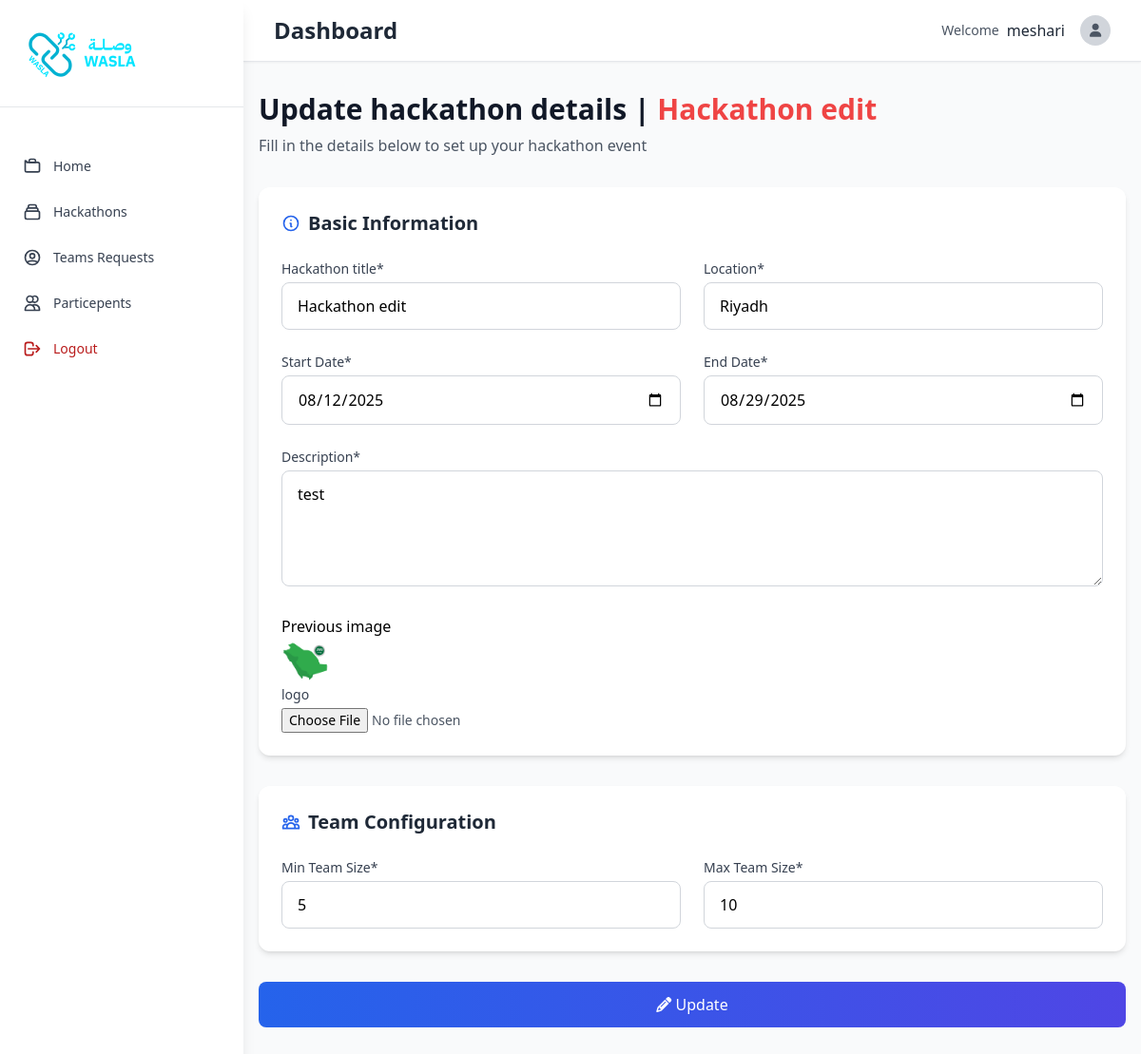
The page /dashboard/hackathons/edit/1 (signed in) on the database its author committed.
### dashboard/models.py (models this page shows, shortened)
class Hackathon(models.Model):
    title = models.CharField(max_length=100)
    location = models.CharField(max_length=100)
    description = models.TextField()
    logo = models.ImageField(upload_to="hackathons_logos/",default='hackathons_logos/default.svg')
    start_date = models.DateField()
    end_date = models.DateField()
    max_team_size = models.IntegerField()
    min_team_size = models.IntegerField()
    status = models.CharField(choices=HackathonStatusChoices.choices,max_length=50)
    created_at = models.DateTimeField(auto_now_add=True)
    organization = models.ForeignKey(User, on_delete=models.CASCADE, related_name="hackathon_organization")
    current_stage = models.ForeignKey('HackathonStage', on_delete=models.SET_NULL, null=True, blank=True, related_name="current_stage")

### dashboard/views.py (the view)
# urls.py: path('hackathons/edit/<int:hackathon_id>', views.dashboard_edit_hackathon_view, name="dashboard_edit_hackathon_view"),
def dashboard_edit_hackathon_view(request:HttpRequest, hackathon_id:int):
    if not request.user.is_authenticated or not request.user.user_profile.account_type == 'organization':
        return redirect("accounting:accounting_signin")
    try:
        hackathon = models.Hackathon.objects.get(pk=hackathon_id)
        if not hackathon.organization == request.user:
            messages.error(request, f"Sorry ! you cannot access this page","bg-red-600")
            redirect_url = request.META.get("HTTP_REFERER")
            return redirect(f'{redirect_url}')
        if request.POST:
            form = forms.CreateHackathon(request.POST, request.FILES)
            if form.is_valid():
                data =request.POST
                hackathon.title=data['title']
                hackathon.description=data['description']
                hackathon.location=data['location']
                hackathon.start_date=data['startDate']
                hackathon.min_team_size=data['minTeamSize']
                hackathon.max_team_size=data['maxTeamSize']
                hackathon.end_date=data['endDate']
                if request.FILES.get('logo'):
                    image_path = os.path.join(settings.MEDIA_ROOT, hackathon.logo.name)
                    if os.path.isfile(image_path):
                        os.remove(image_path)
                    hackathon.logo = request.FILES['logo']
                hackathon.save()
                messages.success(request,"Hackathon updated sucessfully !", 'bg-green-600')
                return redirect("dashboard:dashboard_edit_hackathon_view", hackathon_id=hackathon_id)
        else:
            form = forms.CreateHackathon()
        return render(request, 'edit_hackathon.html', {
        'hackathon': hackathon,
        "form":form
    })
    except models.Hackathon.DoesNotExist:
        messages.error(request, "Hackathon not found", "bg-red-600")
        return redirect(request.META.get("HTTP_REFERER", "dashboard:dashboard_hackathons_view"))

### dashboard/forms.py
class CreateHackathon(forms.Form):
    title =forms.CharField(max_length=100)
    location =forms.CharField(max_length=100)
    startDate =forms.DateField()
    endDate =forms.DateField()
    description =forms.CharField(max_length=500)
    minTeamSize = forms.IntegerField()
    maxTeamSize = forms.IntegerField()
    logo = forms.ImageField(required=False)

### dashboard/templates/edit_hackathon.html (shortened to what this page needs)
{% extends 'base.html' %}
{% load static %}
{% block content %}
            <div class="min-h-screen py-8">
              <div class=" mx-auto px-4">
                  <div class="mb-8 text-center md:text-left">
                      <h1 class="text-2xl md:text-3xl font-bold text-gray-900">Update hackathon details | <span class="text-red-500">{{hackathon.title}}</span></h1>
                      <p class="text-gray-600 mt-2">Fill in the details below to set up your hackathon event</p>
                  </div>
                  <form class="space-y-8" action="{% url 'dashboard:dashboard_edit_hackathon_view' hackathon.id %}" method="post" enctype="multipart/form-data">
                      <div class="bg-white p-6 rounded-xl shadow-md">
                          <h2 class="text-xl font-semibold mb-6 text-gray-800 flex items-center">
                              <svg xmlns="http://www.w3.org/2000/svg" class="h-5 w-5 mr-2 text-blue-600" fill="none" viewBox="0 0 24 24" stroke="currentColor">
                                  <path stroke-linecap="round" stroke-linejoin="round" stroke-width="2" d="M13 16h-1v-4h-1m1-4h.01M21 12a9 9 0 11-18 0 9 9 0 0118 0z" />
                              </svg>
                              Basic Information
                          </h2>
                          <div class="grid grid-cols-1 md:grid-cols-2 gap-6">
                              <div>
                                  <label for="title" class="block text-sm font-medium text-gray-700 mb-1">Hackathon title*</label>
                                  <input type="text" id="title" name="title" required class="w-full px-4 py-3 rounded-lg border border-gray-300 focus:ring-2 focus:ring-blue-500 focus:border-transparent transition duration-200" placeholder="Hackathon 2025" value="{{hackathon.title}}">
                              </div>
                              <div>
                                  <label for="location" class="block text-sm font-medium text-gray-700 mb-1">Location*</label>
                                  <input type="text" id="location" name="location" required class="w-full px-4 py-3 rounded-lg border border-gray-300 focus:ring-2 focus:ring-blue-500 focus:border-transparent transition duration-200" placeholder="Riyadh" value="{{hackathon.location}}">
                              </div>
                              <div>
                                  <label for="startDate" class="block text-sm font-medium text-gray-700 mb-1">Start Date*</label>
                                  <input type="date" id="startDate" name="startDate" required class="w-full px-4 py-3 rounded-lg border border-gray-300 focus:ring-2 focus:ring-blue-500 focus:border-transparent transition duration-200" value="{{hackathon.start_date|date:'Y-m-d'}}">
                              </div>
                              <div>
                                  <label for="endDate" class="block text-sm font-medium text-gray-700 mb-1">End Date*</label>
                                  <input type="date" id="endDate" name="endDate" required class="w-full px-4 py-3 rounded-lg border border-gray-300 focus:ring-2 focus:ring-blue-500 focus:border-transparent transition duration-200" value="{{hackathon.end_date|date:'Y-m-d'}}">
                              </div>
                              <div class="md:col-span-2">
                                  <label for="description" class="block text-sm font-medium text-gray-700 mb-1">Description*</label>
                                  <textarea id="description" name="description" rows="4" required class="w-full px-4 py-3 rounded-lg border border-gray-300 focus:ring-2 focus:ring-blue-500 focus:border-transparent transition duration-200" placeholder="Provide a detailed description of the hackathon...">{{hackathon.description}}</textarea>
                              </div>
                              <div>
                                <h3>Previous image</h3>
                                <img src="{{hackathon.logo.url}}" width="50">
                                <label for="logo" class="block text-sm font-medium text-gray-700 mb-1">logo</label>
                                <input type="file" id="logo" name="logo" accept="image/*" class="w-full text-sm text-gray-600" />
                              </div>
                          </div>
                      </div>
                      <div class="bg-white p-6 rounded-xl shadow-md">
                          <h2 class="text-xl font-semibold mb-6 text-gray-800 flex items-center">
                              Team Configuration
                          </h2>
                          <div class="grid grid-cols-1 md:grid-cols-2 gap-6">
                              <div>
                                  <label for="minTeamSize" class="block text-sm font-medium text-gray-700 mb-1">Min Team Size*</label>
                                  <input type="number" id="minTeamSize" name="minTeamSize" min="1" required class="w-full px-4 py-3 rounded-lg border border-gray-300 focus:ring-2 focus:ring-blue-500 focus:border-transparent transition duration-200" placeholder="1" value="{{hackathon.min_team_size}}">
                              </div>
                              <div>
                                  <label for="maxTeamSize" class="block text-sm font-medium text-gray-700 mb-1">Max Team Size*</label>
                                  <input type="number" id="maxTeamSize" name="maxTeamSize" min="1" required class="w-full px-4 py-3 rounded-lg border border-gray-300 focus:ring-2 focus:ring-blue-500 focus:border-transparent transition duration-200" placeholder="5" value="{{hackathon.max_team_size}}">
                              </div>
                          </div>
                      </div>
                        <button type="submit" class=" px-5 py-3 bg-gradient-to-r from-blue-600 to-indigo-600 hover:from-blue-700 hover:to-indigo-700 text-white rounded-lg transition-colors flex items-center justify-center w-full">
                            <span class="mx-auto"><i class="fa fa-pencil"></i> Update</span>
                        </button>
                        </div>
              </div>
{% endblock %}

### dashboard/templates/base.html (shortened to what this page needs)
{% load static %}
<!DOCTYPE html>
<html lang="en">
<head>
    <script src="https://cdn.tailwindcss.com"></script>
    <link rel="stylesheet" href="https://cdnjs.cloudflare.com/ajax/libs/font-awesome/6.4.0/css/all.min.css">
</head>
<body class="bg-gray-50 font-sans">
    <div class="flex h-screen relative">
        <div id="sidebar" class="fixed md:static w-64 bg-white shadow-lg h-full z-30 sidebar-transition sidebar-closed md:sidebar-open">
            <div class="flex items-center justify-between p-6 border-b">
                <div class="flex items-center space-x-2">
                    <img src="{% static 'logo.png' %}" alt="Logo" class="h-16 w-auto">
                </div>
            </div>
            <nav class="px-3 py-10">
              <a href="{% url 'dashboard:dashboard_home_view' %}" class="sidebar-item {% if request.path == '/dashboard/' %} bg-blue-100/40 text-blue-600 {% else %} text-gray-700 {% endif %} flex items-center px-3 py-3 mb-1 text-sm font-medium rounded-lg transition-colors">
                  Home
              </a>
              <a href="{% url 'dashboard:dashboard_hackathons_view' %}" class="sidebar-item flex items-center px-3 py-3 mb-1 text-sm font-medium {% if request.path == '/dashboard/hackathons/' %} bg-blue-100/40 text-blue-600 {% else %} text-gray-700 {% endif %} rounded-lg transition-colors">
                  <svg class="w-5 h-5 mr-3" fill="none" stroke="currentColor" viewBox="0 0 24 24">
                      <path stroke-linecap="round" stroke-linejoin="round" stroke-width="2" d="M19 11H5m14 0a2 2 0 012 2v6a2 2 0 01-2 2H5a2 2 0 01-2-2v-6a2 2 0 012-2m14 0V9a2 2 0 00-2-2M5 11V9a2 2 0 012-2m0 0V5a2 2 0 012-2h6a2 2 0 012 2v2M7 7h10"/>
                  </svg>
                  Hackathons
              </a>
              <a href="{% url 'dashboard:dashboard_teams_requests_view' %}" class="sidebar-item flex items-center px-3 py-3 mb-1 text-sm font-medium {% if request.path == '/dashboard/teams_requests/' %} bg-blue-100/40 text-blue-600 {% else %} text-gray-700 {% endif %} rounded-lg transition-colors">
                <svg class="w-5 h-5 mr-3" fill="none" stroke="currentColor" viewBox="0 0 24 24">
                  <path stroke-linecap="round" stroke-linejoin="round" stroke-width="2" d="M5.121 17.804A13.937 13.937 0 0112 16c2.5 0 4.847.655 6.879 1.804M15 10a3 3 0 11-6 0 3 3 0 016 0zm6 2a9 9 0 11-18 0 9 9 0 0118 0z"/>
                </svg>
                  Teams Requests
              </a>
              <a href="{% url 'dashboard:dashboard_particepents_view' %}" class="sidebar-item flex items-center px-3 py-3 mb-1 text-sm font-medium {% if request.path == '/dashboard/particepents/' %} bg-blue-100/40 text-blue-600 {% else %} text-gray-700 {% endif %} rounded-lg transition-colors">
                <svg class="w-5 h-5 mr-3" fill="none" stroke="currentColor" viewBox="0 0 24 24">
                    <path stroke-linecap="round" stroke-linejoin="round" stroke-width="2" d="M12 4.354a4 4 0 110 5.292M15 21H3v-1a6 6 0 0112 0v1zm0 0h6v-1a6 6 0 00-9-5.197M13 7a4 4 0 11-8 0 4 4 0 018 0z"/>
                </svg>
                  Particepents
              </a>
              <a href="{% url 'accounting:accounting_logout' %}" class="sidebar-item flex items-center px-3 py-3 mb-1 text-sm font-medium text-red-700 rounded-lg transition-colors">
                <svg class="w-5 h-5 mr-3" fill="none" stroke="currentColor" viewBox="0 0 24 24">
                    <path stroke-linecap="round" stroke-linejoin="round" stroke-width="2" d="M17 16l4-4m0 0l-4-4m4 4H7m6 4v1a3 3 0 01-3 3H6a3 3 0 01-3-3V7a3 3 0 013-3h4a3 3 0 013 3v1" />
                </svg>
                Logout
            </a>
          </nav>
        </div>
        <div class="flex-1 overflow-auto">
            <div class="bg-white shadow-sm border-b px-4 md:px-8 py-4 flex justify-between items-center">
                <h1 class="text-xl md:text-2xl font-bold text-gray-800 md:ml-0">Dashboard</h1>
                <div class="flex items-center space-x-3 md:space-x-4">
                    <div class="flex items-center space-x-2">
                        <span class="text-gray-600 text-sm hidden sm:inline">Welcome</span>
                        <span class="font-medium text-gray-800">{{request.user.first_name}}</span>
                    </div>
                    <div class="w-8 h-8 bg-gray-300 rounded-full flex items-center justify-center">
                        <i class="fas fa-user text-gray-600 text-sm"></i>
                    </div>
                </div>
            </div>
            {% block content %}
            {% endblock %}
        </div>
    </div>
</body>
</html>

### dashboard/templates/base.html (style rules this page uses)
.sidebar-transition { transition: transform 0.3s ease-in-out, width 0.3s ease-in-out; }

### rows shown on the page
Hackathon: title "Hackathon edit", location "Riyadh", startDate "08/12/2025", endDate "08/29/2025", description "test", logo (picture), minTeamSize "5", maxTeamSize "10"

### other values the page prints
{{ request.user.first_name }} "meshari"
